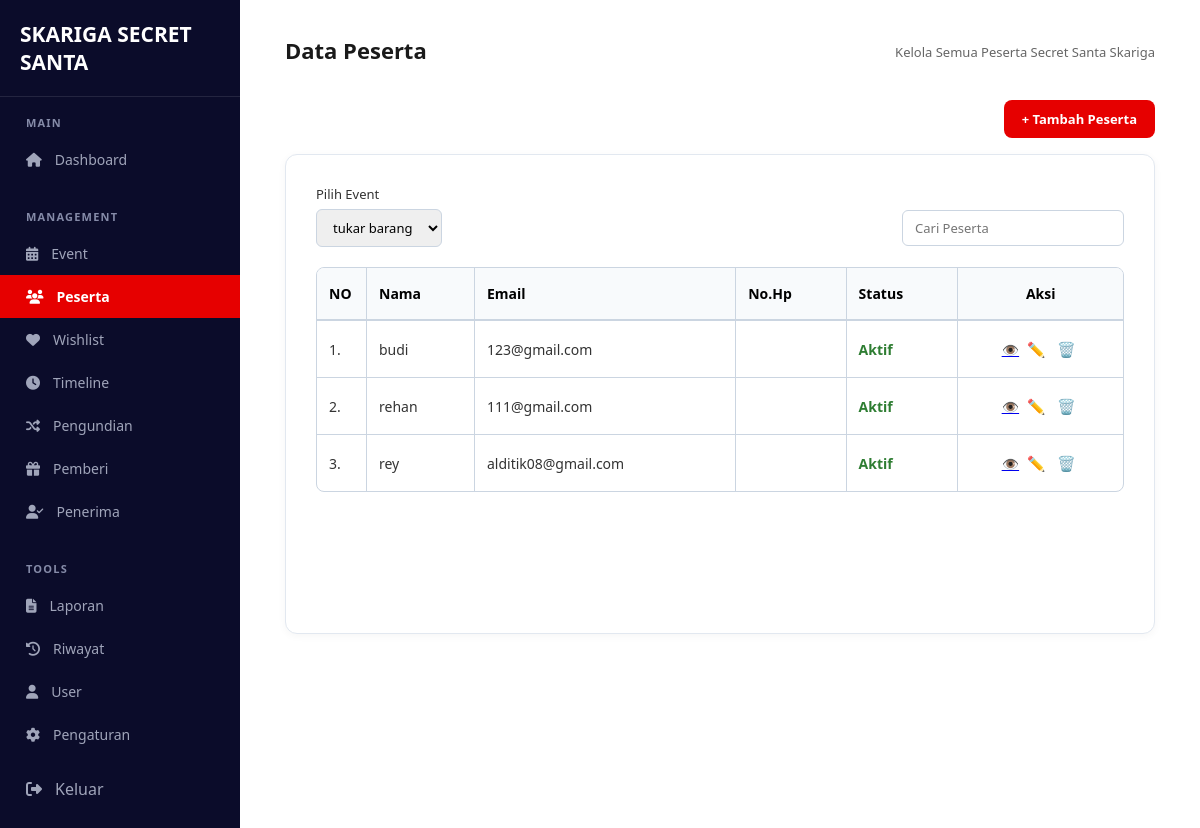
/pages/peserta/index.php (signed in), run on an earlier commit of the app's database.
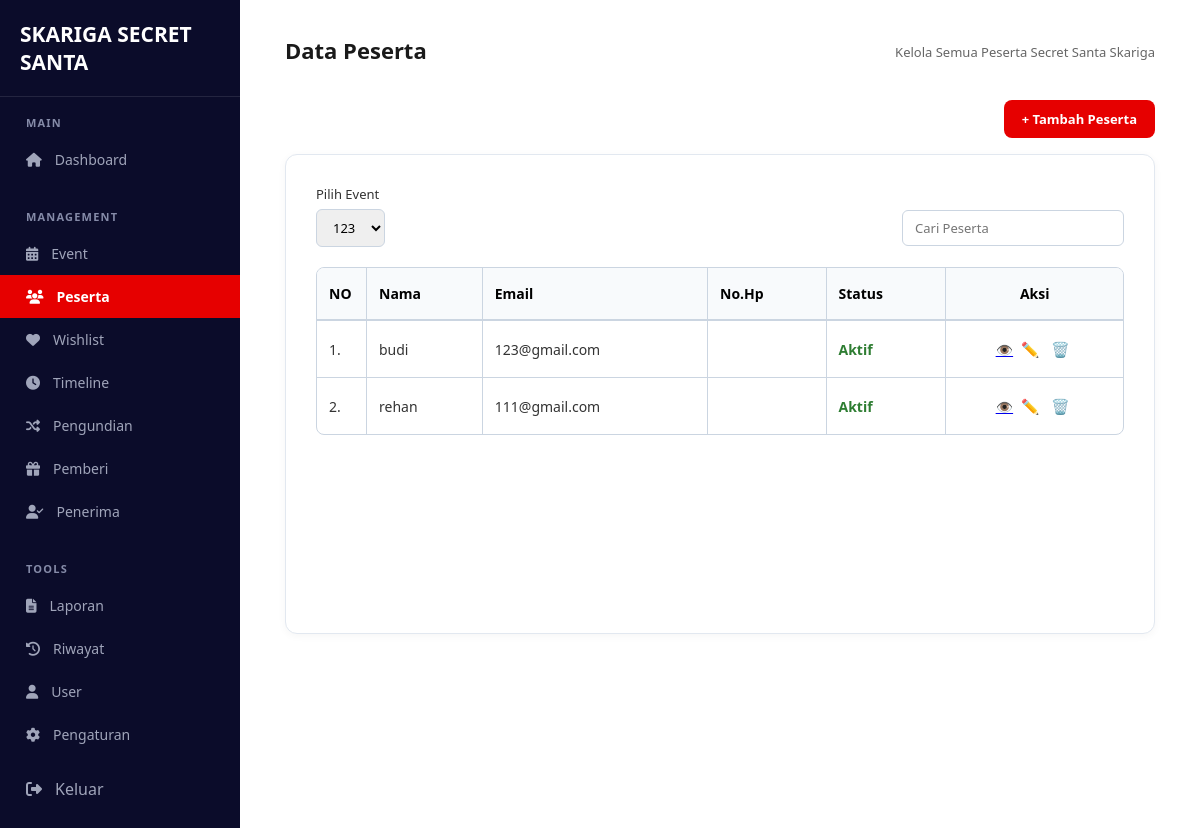
And on a later commit of the database.
### tables this page shows
CREATE TABLE `peserta` (
  `id` int(11) NOT NULL,
  `event_id` int(11) NOT NULL,
  `user_id` int(11) NOT NULL,
  `nama` varchar(100) NOT NULL,
  `email` varchar(100) NOT NULL,
  `no_hp` varchar(20) DEFAULT NULL,
  `status` enum('aktif','nonaktif') DEFAULT 'aktif',
  `created_at` timestamp NOT NULL DEFAULT current_timestamp()
);

### config/config.php (called while the page is built, shortened)
<?php
$base_url = 'http://localhost:8080/Project-TA-rey-nesya-rendra/';
function base_url($path = '')
{
    global $base_url;
    return $base_url . ltrim($path, '/');
}
?>

### includes/functions.php (called while the page is built, shortened)
<?php
function h($str)
{
    return htmlspecialchars((string) $str, ENT_QUOTES, 'UTF-8');
}
function get_events(mysqli $conn): array
{
    $events = [];
    $result = $conn->query("SELECT id, nama_event, tanggal_event FROM events ORDER BY tanggal_event DESC, id DESC");
    if ($result) {
        while ($row = $result->fetch_assoc()) {
            $events[] = $row;
        }
    }
    return $events;
}
function resolve_event_id(mysqli $conn, $requested): ?int
{
    $events = get_events($conn);
    return $events ? (int) $events[0]['id'] : null;
}
?>

### pages/peserta/index.php (the view, shortened to what the changed rows need)
<?php
require_once __DIR__ . '/../../config/config.php';
require_once __DIR__ . '/../../includes/functions.php';
$events = get_events($conn);
$event_id = resolve_event_id($conn, $_GET['event_id'] ?? null);
$search = trim($_GET['q'] ?? '');
$peserta_list = [];
if ($event_id) {
    if ($search !== '') {
        $stmt = $conn->prepare(
            "SELECT id, nama, email, no_hp, status
             FROM peserta
             `WHERE event_id = ?` AND (nama LIKE ? OR email LIKE ?)
             ORDER BY nama ASC"
        );
        $like = '%' . $search . '%';
        $stmt->bind_param('iss', $event_id, $like, $like);
    } else {
        $stmt = $conn->prepare(
            "SELECT id, nama, email, no_hp, status
             FROM peserta
             WHERE event_id = ?
             ORDER BY nama ASC"
        );
        $stmt->bind_param('i', $event_id);
    }
    $stmt->execute();
    $result = $stmt->get_result();
    while ($row = $result->fetch_assoc()) {
        $peserta_list[] = $row;
    }
}
$page_title = 'Data Peserta';
$active_menu = 'peserta';
require_once __DIR__ . '/../../includes/admin_layout_top.php';
?>
<?php if (!$events): ?>
    <div class="table-card">
        <div class="empty-state">
            <h3>Belum Ada Event</h3>
            <p>Buat event terlebih dahulu di menu Event sebelum menambahkan peserta.</p>
        </div>
    </div>
<?php else: ?>
    <div style="display:flex; justify-content:flex-end; margin-bottom:16px;">
        <a href="<?= base_url('pages/peserta/tambah.php?event_id=' . $event_id) ?>" class="btn-add" data-modal-event>+ Tambah Peserta</a>
    </div>
    <div class="table-card">
        <?php
        $search_value = $search;
        $search_label = 'Cari Peserta';
        require __DIR__ . '/../../includes/event_selector.php';
        ?>
        <?php if (!$peserta_list): ?>
           <div class="empty-state">
    <svg class="empty-icon" xmlns="http://www.w3.org/2000/svg" viewBox="0 0 16 16" fill="currentColor" width="80" height="80">
        <path d="M7 14s-1 0-1-1 1-4 5-4 5 3 5 4-1 1-1 1H7Zm4-6a3 3 0 1 0 0-6 3 3 0 0 0 0 6Zm-5.784 6A2.238 2.238 0 0 1 5 13c0-1.355.68-2.75 1.936-3.72A6.325 6.325 0 0 0 5 9c-4 0-5 3-5 4s1 1 1 1h4.216ZM4.5 8a2.5 2.5 0 1 0 0-5 2.5 2.5 0 0 0 0 5Z"/>
    </svg>
    <h3>Belum Ada Peserta</h3>
    <p>Silahkan tambahkan peserta terlebih dahulu.</p>
</div>
        <?php else: ?>
            <table class="data-table table-grid">
                <thead>
                    <tr>
                        <th style="width: 50px;">NO</th>
                        <th>Nama</th>
                        <th>Email</th>
                        <th>No.Hp</th>
                        <th>Status</th>
                        <th style="text-align:center;">Aksi</th>
                    </tr>
                </thead>
                <tbody>
                    <?php foreach ($peserta_list as $i => $p): ?>
                        <tr>
                            <td><?= $i + 1 ?>.</td>
                            <td><?= h($p['nama']) ?></td>
                            <td><?= h($p['email']) ?></td>
                            <td><?= h($p['no_hp']) ?></td>
                            <td>
                                <span class="<?= $p['status'] === 'aktif' ? 'badge-active' : '' ?>">
                                    <?= h(ucfirst($p['status'])) ?>
                                </span>
                            </td>
                            <td class="action-buttons">
                                <a href="<?= base_url('pages/peserta/detail.php?id=' . $p['id'] . '&event_id=' . $event_id) ?>" title="Detail">👁️</a>
                                <a href="<?= base_url('pages/peserta/edit.php?id=' . $p['id'] . '&event_id=' . $event_id) ?>" class="btn-edit" title="Edit" data-modal-event data-judul="Edit Peserta">✏️</a>
                                <a href="#" class="btn-delete" title="Hapus" data-hapus="<?= base_url('pages/peserta/hapus.php') ?>" data-id="<?= (int) $p['id'] ?>" data-event="<?= (int) $event_id ?>" data-pesan="Yakin ingin menghapus peserta ini?">🗑️</a>
                            </td>
                        </tr>
                    <?php endforeach; ?>
                </tbody>
            </table>
        <?php endif; ?>
    </div>
<?php endif; ?>
<link rel="stylesheet" href="<?= base_url('assets/css/rich-editor.css') ?>">
<?php require_once __DIR__ . '/../../includes/admin_layout_bottom.php'; ?>

### includes/admin_layout_top.php (shortened to what the changed rows need)
<?php
$event_query = (!empty($event_id)) ? ('?event_id=' . (int) $event_id) : '';
$menu_items = [
    'dashboard' => [
        'label' => 'Dashboard',
        'url' => base_url('pages/dashboard/menuadmin.php'),
        'icon' => 'dashboard',
        'group' => 'MAIN'
    ],
    'event' => [
        'label' => 'Event',
        'url' => base_url('pages/event/event.php' . $event_query),
        'icon' => 'calendar',
        'group' => 'MANAGEMENT'
    ],
    'peserta' => [
        'label' => 'Peserta',
        'url' => base_url('pages/peserta/index.php' . $event_query),
        'icon' => 'users',
        'group' => 'MANAGEMENT'
    ],
    'wishlist' => [
        'label' => 'Wishlist',
        'url' => base_url('pages/wishlist/index.php' . $event_query),
        'icon' => 'heart',
        'group' => 'MANAGEMENT'
    ],
    'timeline' => [
        'label' => 'Timeline',
        'url' => base_url('pages/timeline/index.php' . $event_query),
        'icon' => 'clock',
        'group' => 'MANAGEMENT'
    ],
    'pengundian' => [
        'label' => 'Pengundian',
        'url' => base_url('pages/pengundian/index.php' . $event_query),
        'icon' => 'shuffle',
        'group' => 'MANAGEMENT'
    ],
    'pemberi' => [
        'label' => 'Pemberi',
        'url' => base_url('pages/pemberi/index.php' . $event_query),
        'icon' => 'gift',
        'group' => 'MANAGEMENT'
    ],
    'penerima' => [
        'label' => 'Penerima',
        'url' => base_url('pages/penerima/index.php' . $event_query),
        'icon' => 'user-check',
        'group' => 'MANAGEMENT'
    ],
    'laporan' => [
        'label' => 'Laporan',
        'url' => base_url('pages/laporan/index.php' . $event_query),
        'icon' => 'file',
        'group' => 'TOOLS'
    ],
    'riwayat' => [
        'label' => 'Riwayat',
        'url' => base_url('pages/riwayat/index.php' . $event_query),
        'icon' => 'history',
        'group' => 'TOOLS'
    ],
    'user' => [
        'label' => 'User',
        'url' => base_url('pages/user/index.php' . $event_query),
        'icon' => 'user',
        'group' => 'TOOLS'
    ],
    'pengaturan' => [
        'label' => 'Pengaturan',
        'url' => base_url('pages/adminpengaturan/index.php' . $event_query),
        'icon' => 'settings',
        'group' => 'TOOLS'
    ],
];
$active_menu = $active_menu ?? '';
function admin_menu_icon($icon) {
    $icons = [
        'dashboard'  => 'fa-house',
        'calendar'   => 'fa-calendar-days',
        'users'      => 'fa-users',
        'heart'      => 'fa-heart',
        'clock'      => 'fa-clock',
        'shuffle'    => 'fa-shuffle',
        'gift'       => 'fa-gift',
        'user-check' => 'fa-user-check',
        'file'       => 'fa-file-lines',
        'history'    => 'fa-clock-rotate-left',
        'user'       => 'fa-user',
        'settings'   => 'fa-gear',
        'logout'     => 'fa-right-from-bracket'
    ];
    $nama_icon = $icons[$icon] ?? '';
    return '<i class="fa-solid ' . $nama_icon . ' admin-icon" aria-hidden="true"></i>';
}
$grouped_menu = [];
foreach ($menu_items as $key => $item) {
    $grouped_menu[$item['group']][$key] = $item;
}
?>
<!DOCTYPE html>
<html lang="id">
<head>
    <link rel="stylesheet" href="https://cdnjs.cloudflare.com/ajax/libs/font-awesome/6.6.0/css/all.min.css">
    <link rel="stylesheet" href="<?= base_url('assets/css/style_admin.css') ?>">
</head>
<body>
<div class="dashboard-container">
    <aside class="admin-sidebar">
        <div class="brand">
            <h2>SKARIGA SECRET SANTA</h2>
        </div>
        <nav class="admin-menu">
            <?php foreach ($grouped_menu as $group_name => $items): ?>
                <div class="admin-menu-group">
                    <span class="admin-menu-heading">
                        <?= h($group_name) ?>
                    </span>
                    <ul>
                        <?php foreach ($items as $key => $item): ?>
                            <li class="<?= $active_menu === $key ? 'active' : '' ?>">
                                <a href="<?= $item['url'] ?>">
                                    <?= admin_menu_icon($item['icon']) ?>
                                    <span><?= h($item['label']) ?></span>
                                </a>
                            </li>
                        <?php endforeach; ?>
                    </ul>
                </div>
            <?php endforeach; ?>
        </nav>
    </aside>
    <main>
        <header class="page-header">
            <h2><?= h($page_title ?? '') ?></h2>
        </header>

### includes/event_selector.php (shortened to what the changed rows need)
<form method="GET" class="filter-bar">
    <div class="filter-group">
        <label for="event_id">Pilih Event</label>
        <select name="event_id" id="event_id" onchange="this.form.submit()">
            <?php foreach ($events as $event): ?>
                <option value="<?= (int) $event['id'] ?>" <?= (int) $event_id === (int) $event['id'] ? 'selected' : '' ?>>
                    <?= h($event['nama_event']) ?>
                </option>
            <?php endforeach; ?>
        </select>
    </div>
    <div class="filter-group">
        <label for="q">&nbsp;</label>
        <input
            type="text"
            name="q"
            id="q"
            placeholder="<?= h($search_label ?? 'Cari...') ?>"
            value="<?= h($search_value ?? '') ?>"
        >
    </div>
</form>

What changed in the data, as far as the page shows it:
removed peserta: nama "rey", email "alditik08@gmail.com", status "Aktif"
Also different on the page:
form field event_id: "tukar barang" → "123"
